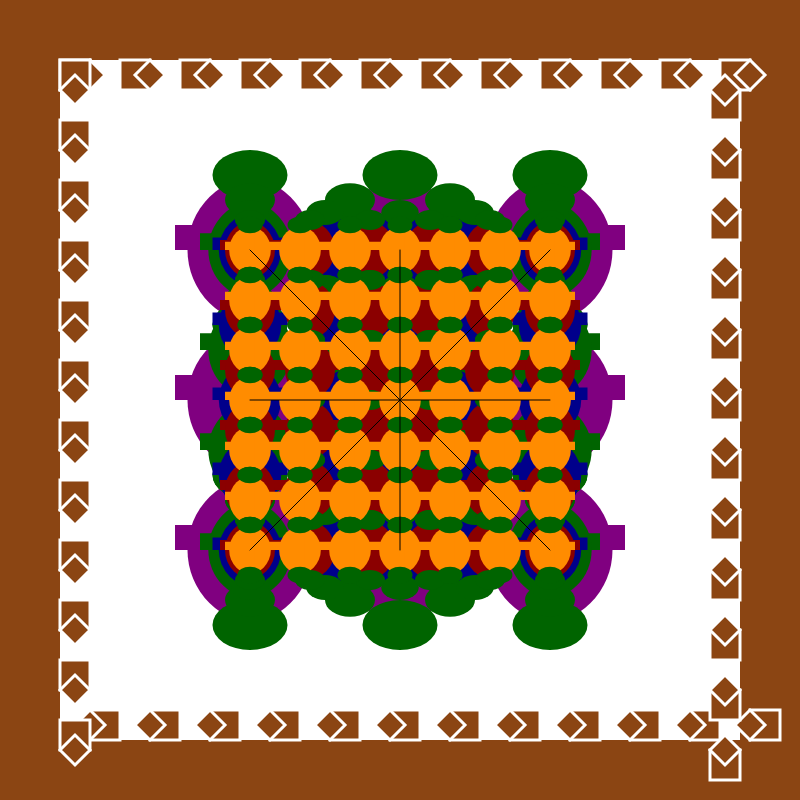
Frame 1 (no input)
Frame 2 (the mouse pressed at the canvas centre, redrawn once): identical to frame 1, image omitted

The p5.js sketch that drew this single still picture (run headless with seeded random() and noise() and a simulated clock; the mouse was pressed at the canvas centre and the sketch redrawn once):

// p5.js sketch
// ── sketch.js
function setup() {
  createCanvas(800, 800);
  noLoop();
}

function draw() {
  background(255);
  
  // Draw border with continuous interlocking diamond and square pattern
  drawBorder();
  
  // Draw central Persian rug pattern with vertical symmetry
  drawRugPattern();
}

function drawBorder() {
  const borderSize = 60;
  const shapeSize = 30;
  
  // Fill border area with deep jewel tones
  fill(139, 69, 19); // Brown
  noStroke();
  rect(0, 0, width, borderSize); // Top
  rect(0, height - borderSize, width, borderSize); // Bottom
  rect(0, 0, borderSize, height); // Left
  rect(width - borderSize, 0, borderSize, height); // Right
  
  // Draw continuous interlocking diamond and square pattern along all borders
  stroke(255);
  strokeWeight(3);
  
  // Top and bottom borders
  for (let x = borderSize; x < width - borderSize; x += shapeSize * 2) {
    // Square shape
    rect(x, borderSize, shapeSize, shapeSize);
    rect(x + shapeSize, height - borderSize - shapeSize, shapeSize, shapeSize);
    
    // Diamond shape (alternating)
    beginShape();
    vertex(x + shapeSize, borderSize);
    vertex(x + shapeSize * 1.5, borderSize + shapeSize / 2);
    vertex(x + shapeSize, borderSize + shapeSize);
    vertex(x + shapeSize / 2, borderSize + shapeSize / 2);
    endShape(CLOSE);
    
    beginShape();
    vertex(x + shapeSize, height - borderSize);
    vertex(x + shapeSize * 1.5, height - borderSize - shapeSize / 2);
    vertex(x + shapeSize, height - borderSize - shapeSize);
    vertex(x + shapeSize / 2, height - borderSize - shapeSize / 2);
    endShape(CLOSE);
  }
  
  // Left and right borders
  for (let y = borderSize; y < height - borderSize; y += shapeSize * 2) {
    // Square shape
    rect(borderSize, y, shapeSize, shapeSize);
    rect(width - borderSize - shapeSize, y + shapeSize, shapeSize, shapeSize);
    
    // Diamond shape (alternating)
    beginShape();
    vertex(borderSize, y + shapeSize);
    vertex(borderSize + shapeSize / 2, y + shapeSize * 1.5);
    vertex(borderSize + shapeSize, y + shapeSize);
    vertex(borderSize + shapeSize / 2, y + shapeSize / 2);
    endShape(CLOSE);
    
    beginShape();
    vertex(width - borderSize, y + shapeSize);
    vertex(width - borderSize - shapeSize / 2, y + shapeSize * 1.5);
    vertex(width - borderSize - shapeSize, y + shapeSize);
    vertex(width - borderSize - shapeSize / 2, y + shapeSize / 2);
    endShape(CLOSE);
  }
}

function drawRugPattern() {
  const centerX = width / 2;
  const centerY = height / 2;
  const patternSize = 300;
  
  // Use jewel tones for the central pattern
  const colors = [
    [128, 0, 128], // Purple
    [0, 100, 0],   // Dark Green
    [0, 0, 139],   // Dark Blue
    [139, 0, 0],   // Dark Red
    [255, 140, 0]  // Dark Orange
  ];
  
  // Draw lattice grid with vine patterns
  stroke(0);
  strokeWeight(1);
  noFill();
  
  for (let i = 0; i < 5; i++) {
    const spacing = patternSize / (i + 2);
    for (let x = centerX - patternSize/2; x <= centerX + patternSize/2; x += spacing) {
      for (let y = centerY - patternSize/2; y <= centerY + patternSize/2; y += spacing) {
        // Draw a stylized vine motif with vertical symmetry
        drawVine(x, y, spacing / 3, colors[i % colors.length]);
      }
    }
  }
  
  // Add decorative symmetry lines
  stroke(0);
  strokeWeight(1);
  line(centerX - patternSize/2, centerY, centerX + patternSize/2, centerY);
  line(centerX, centerY - patternSize/2, centerX, centerY + patternSize/2);
  line(centerX - patternSize/2, centerY - patternSize/2, centerX + patternSize/2, centerY + patternSize/2);
  line(centerX - patternSize/2, centerY + patternSize/2, centerX + patternSize/2, centerY - patternSize/2);
}

function drawVine(x, y, size, color) {
  fill(color[0], color[1], color[2]);
  noStroke();
  
  // Draw vine pattern with vertical symmetry
  const vineLength = size * 3;
  const vineWidth = size / 2;
  
  // Central vine segment (vertical)
  push();
  translate(x, y);
  rotate(-PI/2);
  rect(0, -vineLength/2, vineWidth, vineLength);
  pop();
  
  // Left vine curve
  push();
  translate(x - vineWidth/2, y);
  rotate(-PI/2);
  arc(0, 0, vineLength, vineLength, 0, PI);
  pop();
  
  // Right vine curve
  push();
  translate(x + vineWidth/2, y);
  rotate(-PI/2);
  arc(0, 0, vineLength, vineLength, PI, TWO_PI);
  pop();
  
  // Decorative leaves with vertical symmetry
  fill(0, 100, 0);
  ellipse(x, y - vineLength/2, size * 1.5, size);
  ellipse(x, y + vineLength/2, size * 1.5, size);
}
